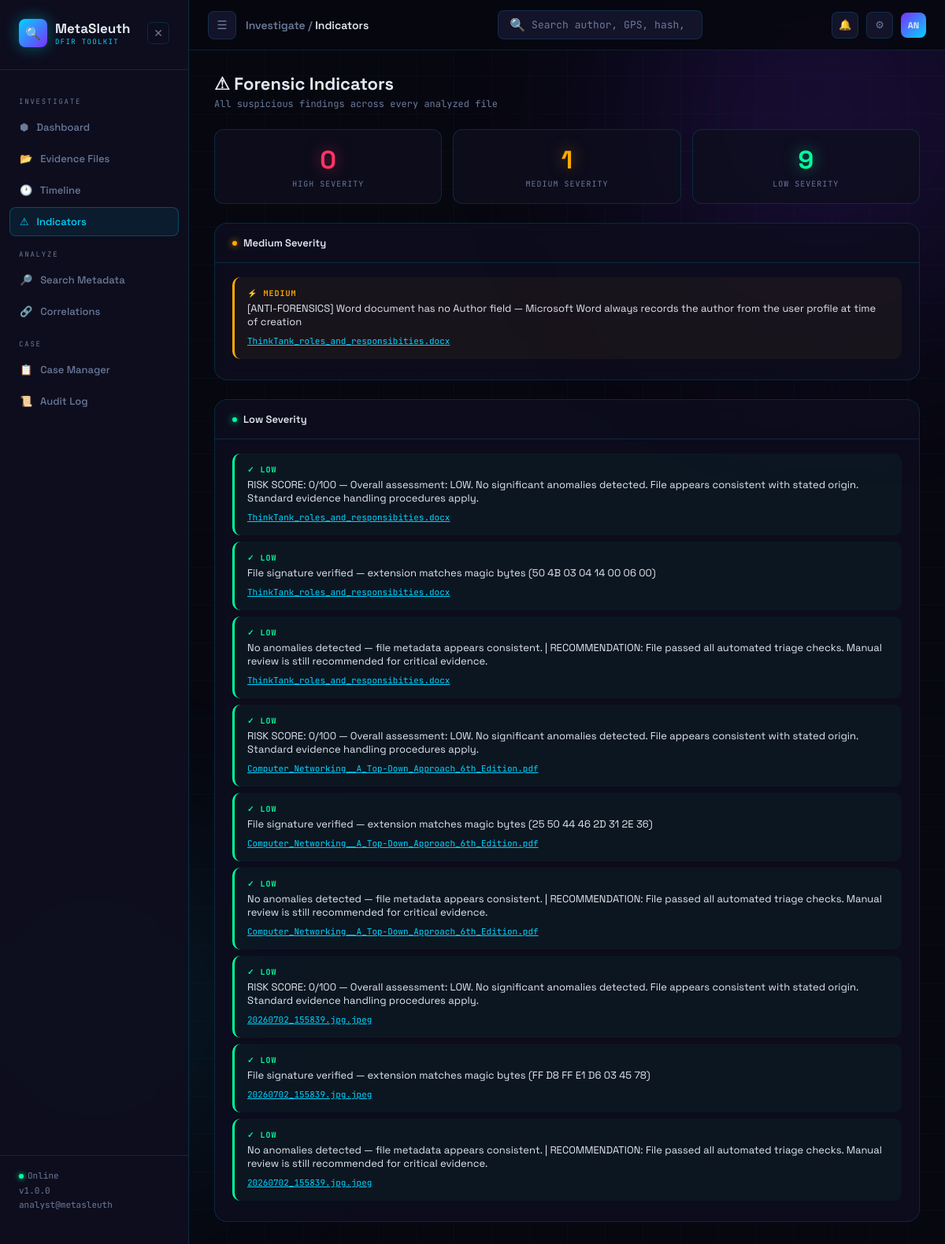
The page /indicators on the database as committed earlier.
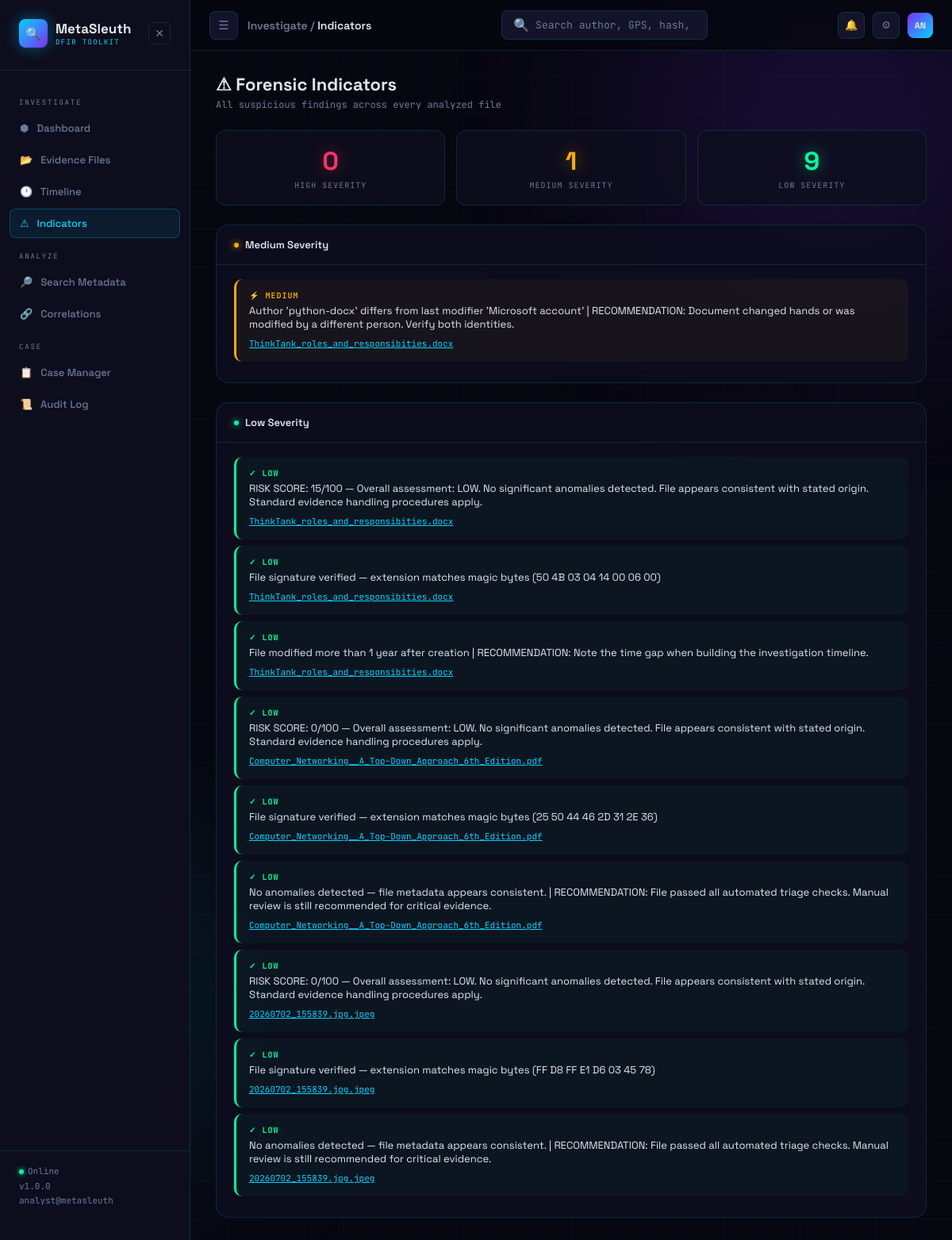
The same page on the database as committed later.
### tables this page shows
CREATE TABLE indicators (
            id          INTEGER PRIMARY KEY AUTOINCREMENT,
            file_id     INTEGER NOT NULL,
            severity    TEXT NOT NULL,
            description TEXT NOT NULL,
            FOREIGN KEY (file_id) REFERENCES files(id)
        );

CREATE TABLE files (
            id          INTEGER PRIMARY KEY AUTOINCREMENT,
            filename    TEXT NOT NULL,
            file_type   TEXT NOT NULL,
            file_size   INTEGER,
            md5         TEXT,
            sha1        TEXT,
            sha256      TEXT,
            upload_time TEXT NOT NULL,
            analyst     TEXT
        );

### app.py (the view)
@app.route('/indicators')
def indicators_page():
    conn   = get_connection()
    cursor = conn.cursor()
    cursor.execute('''
        SELECT i.severity, i.description,
               f.filename, f.id as file_id, f.file_type
        FROM indicators i
        JOIN files f ON i.file_id = f.id
        ORDER BY
            CASE i.severity
                WHEN "HIGH"   THEN 1
                WHEN "MEDIUM" THEN 2
                ELSE 3
            END,
            f.upload_time DESC
    ''')
    rows = cursor.fetchall()
    conn.close()
    indicators = [dict(r) for r in rows]
    high   = [i for i in indicators if i['severity'] == 'HIGH']
    medium = [i for i in indicators if i['severity'] == 'MEDIUM']
    low    = [i for i in indicators if i['severity'] == 'LOW']
    return render_template('indicators.html',
                           indicators=indicators,
                           high=high,
                           medium=medium,
                           low=low)

### database/db.py (called while the page is built)
def get_connection():
    conn = sqlite3.connect(DATABASE)
    conn.row_factory = sqlite3.Row
    return conn

### templates/indicators.html (shortened to what this page needs)
{% extends 'base.html' %}
{% block breadcrumb %}Investigate / <span>Indicators</span>{% endblock %}
{% block content %}
<div>
    <div class="page-title">⚠ Forensic Indicators</div>
    <div class="page-sub">All suspicious findings across every analyzed file</div>
</div>
<div class="stat-row">
    <div class="stat-card">
        <div class="stat-num" style="color:var(--alert);text-shadow:0 0 20px rgba(255,51,102,0.5)">
            {{ high | length }}
        </div>
        <div class="stat-lbl">High Severity</div>
    </div>
    <div class="stat-card">
        <div class="stat-num" style="color:var(--warn);text-shadow:0 0 20px rgba(255,170,0,0.5)">
            {{ medium | length }}
        </div>
        <div class="stat-lbl">Medium Severity</div>
    </div>
    <div class="stat-card">
        <div class="stat-num" style="color:var(--ok);text-shadow:0 0 20px rgba(0,255,157,0.5)">
            {{ low | length }}
        </div>
        <div class="stat-lbl">Low Severity</div>
    </div>
</div>
{% if medium %}
<div class="panel">
    <div class="panel-head">
        <div class="panel-title"><span class="dot" style="background:var(--warn);box-shadow:0 0 8px var(--warn)"></span>Medium Severity</div>
    </div>
    <div class="panel-body">
        {% for ind in medium %}
        <div class="ind-item MEDIUM">
            <div class="ind-sev MEDIUM">⚡ MEDIUM</div>
            <div class="ind-desc">{{ ind.description }}</div>
            <a class="ind-file" href="/file/{{ ind.file_id }}">{{ ind.filename }}</a>
        </div>
        {% endfor %}
    </div>
</div>
{% endif %}
{% if low %}
<div class="panel">
    <div class="panel-head">
        <div class="panel-title"><span class="dot o"></span>Low Severity</div>
    </div>
    <div class="panel-body">
        {% for ind in low %}
        <div class="ind-item LOW">
            <div class="ind-sev LOW">✓ LOW</div>
            <div class="ind-desc">{{ ind.description }}</div>
            <a class="ind-file" href="/file/{{ ind.file_id }}">{{ ind.filename }}</a>
        </div>
        {% endfor %}
    </div>
</div>
{% endif %}
{% endblock %}

### templates/base.html (shortened to what this page needs)
<!DOCTYPE html>
<html lang="en">
<head>
</head>
<body>
    <div class="orb orb-a"></div>
    <div class="app">
        <aside class="sidebar" id="sidebar">
            <div class="logo">
                <div class="logo-icon">&#128269;</div>
                <div>
                    <div class="logo-name">MetaSleuth</div>
                    <div class="logo-sub">DFIR TOOLKIT</div>
                </div>
                <button
                    class="sidebar-close"
                    onclick="toggleSidebar()"
                    title="Collapse sidebar"
                >
                    &#10005;
                </button>
            </div>
            <nav class="nav">
                <div class="nav-label">Investigate</div>
                <a class="nav-item {% if request.path == '/' %}active{% endif %}"
                   href="/">
                    &#11042; &nbsp; Dashboard
                </a>
                <a class="nav-item {% if request.path == '/evidence' %}active{% endif %}"
                   href="/evidence">
                    &#128194; &nbsp; Evidence Files
                </a>
                <a class="nav-item {% if request.path == '/timeline' %}active{% endif %}"
                   href="/timeline">
                    &#128336; &nbsp; Timeline
                </a>
                <a class="nav-item {% if request.path == '/indicators' %}active{% endif %}"
                   href="/indicators">
                    &#9888; &nbsp; Indicators
                </a>
                <div class="nav-label">Analyze</div>
                <a class="nav-item {% if request.path == '/search' %}active{% endif %}"
                   href="/search">
                    &#128270; &nbsp; Search Metadata
                </a>
                <a class="nav-item {% if request.path == '/correlations' %}active{% endif %}"
                   href="/correlations">
                    &#128279; &nbsp; Correlations
                </a>
                <div class="nav-label">Case</div>
                <a class="nav-item {% if request.path == '/cases' %}active{% endif %}"
                   href="/cases">
                    &#128203; &nbsp; Case Manager
                </a>
                <a class="nav-item {% if request.path == '/auditlog' %}active{% endif %}"
                   href="/auditlog">
                    &#128220; &nbsp; Audit Log
                </a>
            </nav>
            <div class="sidebar-foot">
                <span class="live-dot"></span>Online<br>
                v{{ version if version else '1.0.0' }}<br>
                {{ analyst if analyst else 'analyst@metasleuth' }}
            </div>
        </aside>
        <div class="main" id="main">
            <div class="topbar">
                <div class="topbar-left">
                    <button
                        class="sidebar-toggle"
                        onclick="toggleSidebar()"
                        title="Toggle sidebar"
                    >
                        &#9776;
                    </button>
                    <div class="breadcrumb">
                        {% block breadcrumb %}Dashboard{% endblock %}
                    </div>
                </div>
                <form class="search-wrap" action="/search" method="GET">
                    <span>&#128269;</span>
                    <input
                        name="q"
                        type="text"
                        placeholder="Search author, GPS, hash, software..."
                    />
                </form>
                <div class="topbar-right">
                    <div class="icon-btn">&#128276;</div>
                    <div class="icon-btn">&#9881;</div>
                    <div class="avatar">AN</div>
                </div>
            </div>
            <div class="content">
                {% block content %}{% endblock %}
            </div>
        </div>
    </div>
</body>
</html>

Rows that differ between the two databases and show on the page:
removed indicators: description "[ANTI-FORENSICS] Word document has no Author field — Microsoft Word always records the author from the user profile at time of creation", filename "ThinkTank_roles_and_responsibities.docx"
removed indicators: description "RISK SCORE: 0/100 — Overall assessment: LOW. No significant anomalies detected. File appears consistent with stated origin. Standard evidence handling procedures apply.", filename "ThinkTank_roles_and_responsibities.docx"
removed indicators: description "No anomalies detected — file metadata appears consistent. | RECOMMENDATION: File passed all automated triage checks. Manual review is still recommended for critical evidence.", filename "ThinkTank_roles_and_responsibities.docx"
added indicators: description "Author 'python-docx' differs from last modifier 'Microsoft account' | RECOMMENDATION: Document changed hands or was modified by a different person. Verify both identities.", filename "ThinkTank_roles_and_responsibities.docx"
added indicators: description "RISK SCORE: 15/100 — Overall assessment: LOW. No significant anomalies detected. File appears consistent with stated origin. Standard evidence handling procedures apply.", filename "ThinkTank_roles_and_responsibities.docx"
added indicators: description "File modified more than 1 year after creation | RECOMMENDATION: Note the time gap when building the investigation timeline.", filename "ThinkTank_roles_and_responsibities.docx"
